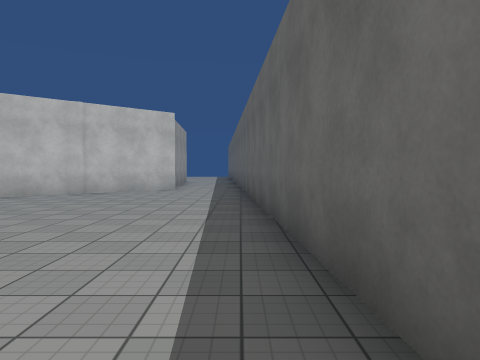
[1] (above)

17 first-person views from a walk through a 3-D level made in the Unity game engine. The camera is 1.5 m above the floor, tilts 2° down and sees 70° across. The floor is counted in squares, 2 m on a side. Each view is taken from the middle of a square. On the plan, view 1 faces up. The plan holds only what a view shows up to about 11 squares ahead; the rest is blank. The place goes on beyond the plan. Surface patterns are stand-ins for the level's own textures.

[2]
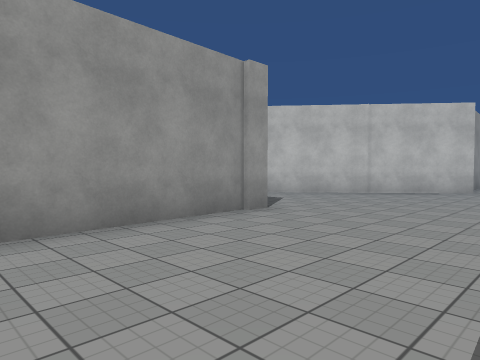

[3]
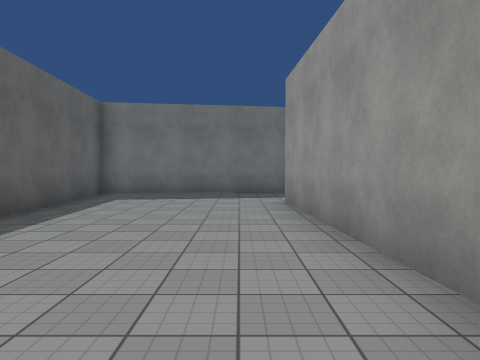

[4]
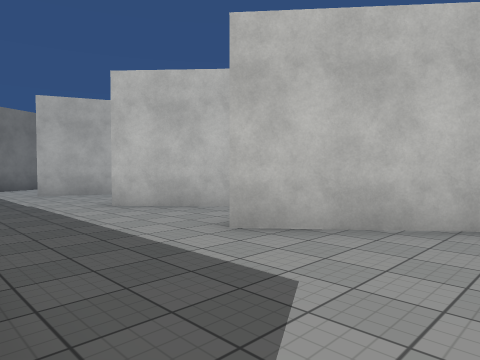

[5]
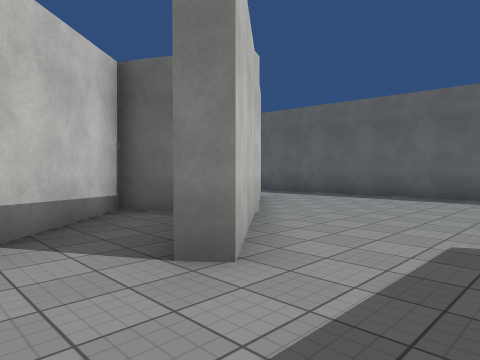

[6]
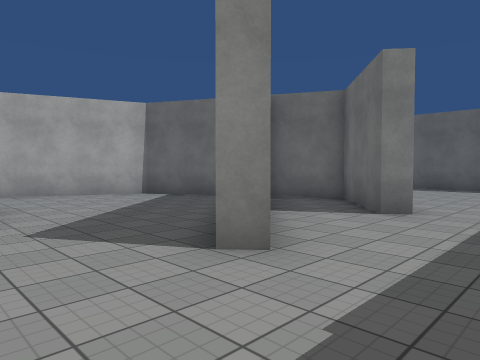

[7]
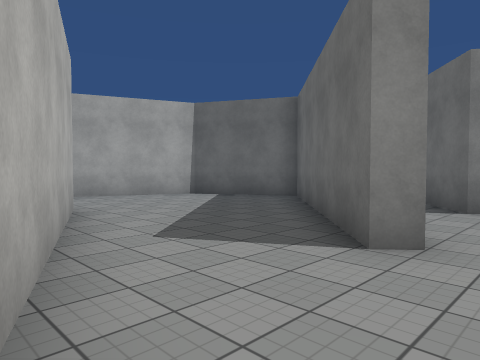

[8]
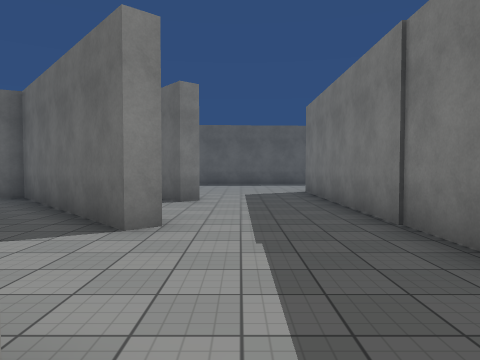

[9]
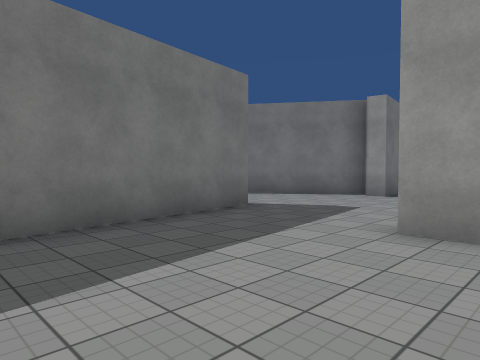

[10]
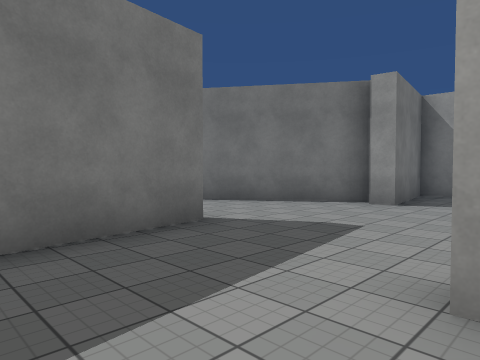

[11]
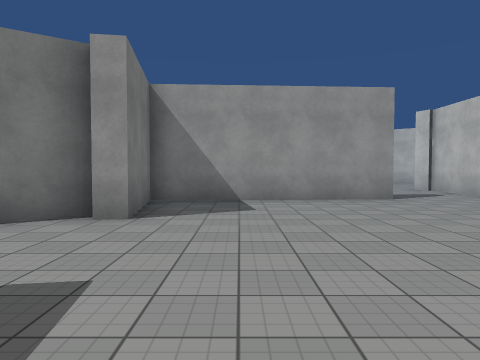

[12]
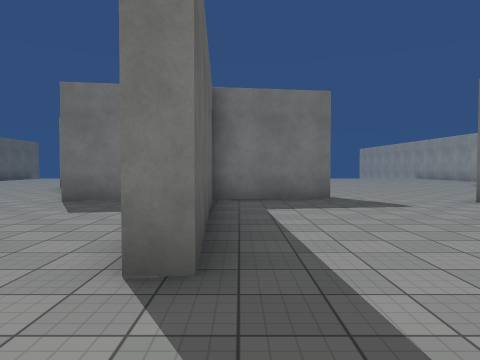

[13]
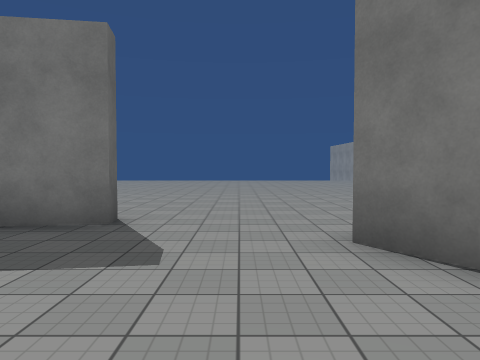

[14]
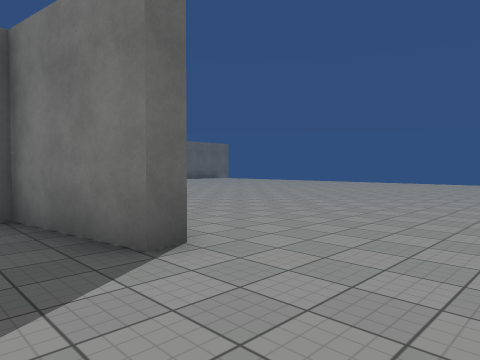

[15]
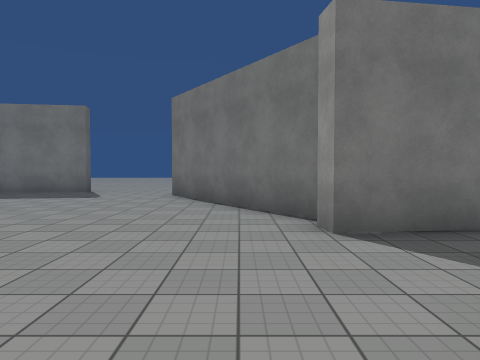

[16]
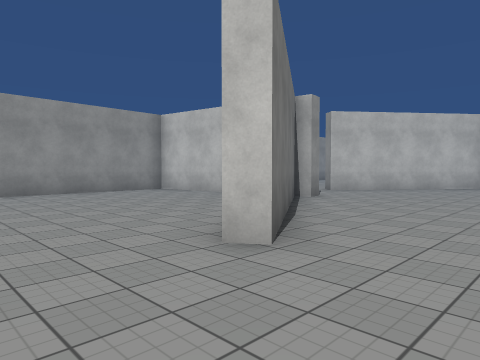

[17]
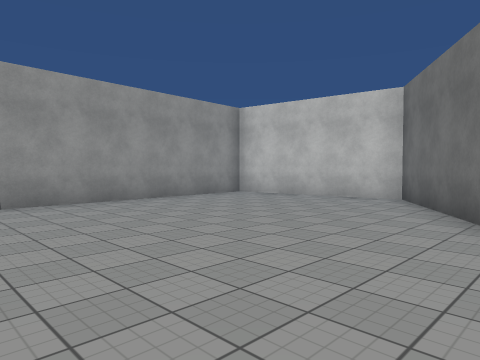

### Floor plan
Key: @ floor where view 1 was taken; # wall or solid block; . floor.
Columns run from 27 left of view 1 to 1 right of it. Each row starts with its distance up from view 1.
 17                 ##
 16                 .###
 15                 ...##
 14                .....##
 13               ##.....#    .#
 12               #.....## ##..##
 11              ##...######....#
 10              #...##..##.....#
  9              #..##..##......#
  8           #..#......#.......#
  7           #.................#
  6        ...   ...............#
  5       ....  ###########.....#
  4      .....  ....      #.....#
  3      .....  .....     #.....#
  2   #####.... .......   #.....#
  1 ###...#........#....  ##....#
  0 #.....##.......#...... #...@#
 -1 #......##......#.......#....#
 -2 #.......#......#............#
 -3 #.......#......#............#
 -4 #............######......####
 -5 #...........##    #...####
 -6 #..............   ##..
 -7      ..........    ##.

Where each view was taken, in squares from view 1:
view 1: 0 up, 0 right, facing up
view 2: 0 up, 0 right, facing up-left
view 3: 6 up, 3 left, facing down
view 4: 5 up, 4 left, facing up-left
view 5: 6 up, 9 left, facing up-right
view 6: 6 up, 13 left, facing up-right
view 7: 7 up, 14 left, facing up-right
view 8: 7 up, 15 left, facing right
view 9: 0 up, 0 right, facing down-left
view 10: 1 down, 2 left, facing down-left
view 11: 2 down, 4 left, facing left
view 12: 4 up, 13 left, facing down
view 13: 0 up, 17 left, facing down
view 14: 3 down, 18 left, facing down-right
view 15: 6 up, 20 left, facing down
view 16: 6 down, 16 left, facing up-left
view 17: 7 down, 19 left, facing up-left
